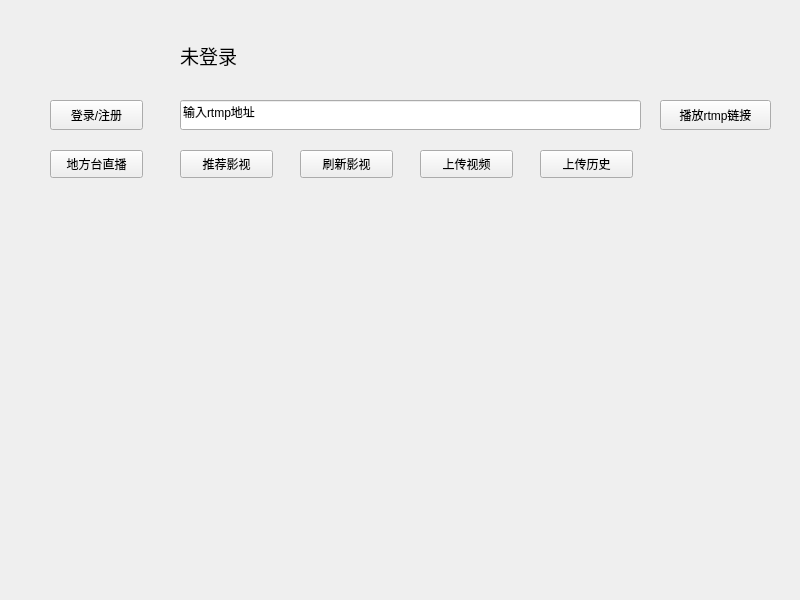
<?xml version="1.0" encoding="UTF-8"?>
<ui version="4.0">
 <class>OnlineDialog</class>
 <widget class="QDialog" name="OnlineDialog">
  <property name="geometry">
   <rect>
    <x>0</x>
    <y>0</y>
    <width>800</width>
    <height>600</height>
   </rect>
  </property>
  <property name="minimumSize">
   <size>
    <width>800</width>
    <height>600</height>
   </size>
  </property>
  <property name="maximumSize">
   <size>
    <width>800</width>
    <height>600</height>
   </size>
  </property>
  <property name="windowTitle">
   <string>Dialog</string>
  </property>
  <widget class="QPushButton" name="pb_icon">
   <property name="geometry">
    <rect>
     <x>60</x>
     <y>20</y>
     <width>60</width>
     <height>60</height>
    </rect>
   </property>
   <property name="text">
    <string/>
   </property>
   <property name="icon">
    <iconset resource="resource.qrc">
     <normaloff>:/tb/fgroup.png</normaloff>:/tb/fgroup.png</iconset>
   </property>
   <property name="iconSize">
    <size>
     <width>60</width>
     <height>60</height>
    </size>
   </property>
   <property name="flat">
    <bool>true</bool>
   </property>
  </widget>
  <widget class="QLabel" name="lb_name">
   <property name="geometry">
    <rect>
     <x>180</x>
     <y>40</y>
     <width>300</width>
     <height>30</height>
    </rect>
   </property>
   <property name="font">
    <font>
     <pointsize>14</pointsize>
    </font>
   </property>
   <property name="text">
    <string>未登录</string>
   </property>
  </widget>
  <widget class="QPushButton" name="pb_login">
   <property name="geometry">
    <rect>
     <x>50</x>
     <y>100</y>
     <width>93</width>
     <height>30</height>
    </rect>
   </property>
   <property name="text">
    <string>登录/注册</string>
   </property>
  </widget>
  <widget class="QLineEdit" name="le_rtmpUrl">
   <property name="geometry">
    <rect>
     <x>180</x>
     <y>100</y>
     <width>461</width>
     <height>30</height>
    </rect>
   </property>
   <property name="text">
    <string>输入rtmp地址</string>
   </property>
   <property name="clearButtonEnabled">
    <bool>false</bool>
   </property>
  </widget>
  <widget class="QPushButton" name="pb_rtmpPlay">
   <property name="geometry">
    <rect>
     <x>660</x>
     <y>100</y>
     <width>111</width>
     <height>30</height>
    </rect>
   </property>
   <property name="text">
    <string>播放rtmp链接</string>
   </property>
  </widget>
  <widget class="QPushButton" name="pb_tvShow">
   <property name="geometry">
    <rect>
     <x>50</x>
     <y>150</y>
     <width>93</width>
     <height>28</height>
    </rect>
   </property>
   <property name="text">
    <string>地方台直播</string>
   </property>
  </widget>
  <widget class="QPushButton" name="pb_video">
   <property name="geometry">
    <rect>
     <x>180</x>
     <y>150</y>
     <width>93</width>
     <height>28</height>
    </rect>
   </property>
   <property name="text">
    <string>推荐影视</string>
   </property>
  </widget>
  <widget class="QPushButton" name="pb_fresh">
   <property name="geometry">
    <rect>
     <x>300</x>
     <y>150</y>
     <width>93</width>
     <height>28</height>
    </rect>
   </property>
   <property name="text">
    <string>刷新影视</string>
   </property>
  </widget>
  <widget class="QPushButton" name="pb_upload">
   <property name="geometry">
    <rect>
     <x>420</x>
     <y>150</y>
     <width>93</width>
     <height>28</height>
    </rect>
   </property>
   <property name="text">
    <string>上传视频</string>
   </property>
  </widget>
  <widget class="QPushButton" name="pb_uploadHistory">
   <property name="geometry">
    <rect>
     <x>540</x>
     <y>150</y>
     <width>93</width>
     <height>28</height>
    </rect>
   </property>
   <property name="text">
    <string>上传历史</string>
   </property>
  </widget>
  <widget class="QStackedWidget" name="sw_page">
   <property name="geometry">
    <rect>
     <x>0</x>
     <y>210</y>
     <width>801</width>
     <height>391</height>
    </rect>
   </property>
   <property name="currentIndex">
    <number>1</number>
   </property>
   <widget class="QWidget" name="page_1">
    <widget class="QPushButton" name="pb_tv1">
     <property name="geometry">
      <rect>
       <x>20</x>
       <y>0</y>
       <width>150</width>
       <height>120</height>
      </rect>
     </property>
     <property name="text">
      <string/>
     </property>
     <property name="icon">
      <iconset resource="resource.qrc">
       <normaloff>:/tb/hn.jpg</normaloff>:/tb/hn.jpg</iconset>
     </property>
     <property name="iconSize">
      <size>
       <width>150</width>
       <height>100</height>
      </size>
     </property>
    </widget>
    <widget class="QPushButton" name="pb_tv2">
     <property name="geometry">
      <rect>
       <x>170</x>
       <y>0</y>
       <width>150</width>
       <height>120</height>
      </rect>
     </property>
     <property name="text">
      <string/>
     </property>
     <property name="icon">
      <iconset resource="resource.qrc">
       <normaloff>:/tb/gx.jpg</normaloff>:/tb/gx.jpg</iconset>
     </property>
     <property name="iconSize">
      <size>
       <width>150</width>
       <height>100</height>
      </size>
     </property>
    </widget>
    <widget class="QPushButton" name="pb_tv3">
     <property name="geometry">
      <rect>
       <x>320</x>
       <y>0</y>
       <width>150</width>
       <height>120</height>
      </rect>
     </property>
     <property name="text">
      <string/>
     </property>
     <property name="icon">
      <iconset resource="resource.qrc">
       <normaloff>:/tb/dfws.jpg</normaloff>:/tb/dfws.jpg</iconset>
     </property>
     <property name="iconSize">
      <size>
       <width>150</width>
       <height>100</height>
      </size>
     </property>
    </widget>
    <widget class="QPushButton" name="pb_tv4">
     <property name="geometry">
      <rect>
       <x>470</x>
       <y>0</y>
       <width>150</width>
       <height>120</height>
      </rect>
     </property>
     <property name="text">
      <string/>
     </property>
     <property name="icon">
      <iconset resource="resource.qrc">
       <normaloff>:/tb/zj.jpg</normaloff>:/tb/zj.jpg</iconset>
     </property>
     <property name="iconSize">
      <size>
       <width>150</width>
       <height>100</height>
      </size>
     </property>
    </widget>
    <widget class="QPushButton" name="pb_tv5">
     <property name="geometry">
      <rect>
       <x>620</x>
       <y>0</y>
       <width>150</width>
       <height>120</height>
      </rect>
     </property>
     <property name="text">
      <string/>
     </property>
     <property name="icon">
      <iconset resource="resource.qrc">
       <normaloff>:/tb/js.jpg</normaloff>:/tb/js.jpg</iconset>
     </property>
     <property name="iconSize">
      <size>
       <width>150</width>
       <height>100</height>
      </size>
     </property>
    </widget>
    <widget class="QPushButton" name="pb_tv10">
     <property name="geometry">
      <rect>
       <x>620</x>
       <y>130</y>
       <width>150</width>
       <height>120</height>
      </rect>
     </property>
     <property name="text">
      <string/>
     </property>
     <property name="icon">
      <iconset resource="resource.qrc">
       <normaloff>:/tb/jx.jpeg</normaloff>:/tb/jx.jpeg</iconset>
     </property>
     <property name="iconSize">
      <size>
       <width>150</width>
       <height>100</height>
      </size>
     </property>
    </widget>
    <widget class="QPushButton" name="pb_tv9">
     <property name="geometry">
      <rect>
       <x>470</x>
       <y>130</y>
       <width>150</width>
       <height>120</height>
      </rect>
     </property>
     <property name="text">
      <string/>
     </property>
     <property name="icon">
      <iconset resource="resource.qrc">
       <normaloff>:/tb/ah.jpg</normaloff>:/tb/ah.jpg</iconset>
     </property>
     <property name="iconSize">
      <size>
       <width>150</width>
       <height>100</height>
      </size>
     </property>
    </widget>
    <widget class="QPushButton" name="pb_tv6">
     <property name="geometry">
      <rect>
       <x>20</x>
       <y>130</y>
       <width>150</width>
       <height>120</height>
      </rect>
     </property>
     <property name="text">
      <string/>
     </property>
     <property name="icon">
      <iconset resource="resource.qrc">
       <normaloff>:/tb/hlj.jpg</normaloff>:/tb/hlj.jpg</iconset>
     </property>
     <property name="iconSize">
      <size>
       <width>150</width>
       <height>100</height>
      </size>
     </property>
    </widget>
    <widget class="QPushButton" name="pb_tv8">
     <property name="geometry">
      <rect>
       <x>320</x>
       <y>130</y>
       <width>150</width>
       <height>120</height>
      </rect>
     </property>
     <property name="text">
      <string/>
     </property>
     <property name="icon">
      <iconset resource="resource.qrc">
       <normaloff>:/tb/sd.jpg</normaloff>:/tb/sd.jpg</iconset>
     </property>
     <property name="iconSize">
      <size>
       <width>150</width>
       <height>100</height>
      </size>
     </property>
    </widget>
    <widget class="QPushButton" name="pb_tv7">
     <property name="geometry">
      <rect>
       <x>170</x>
       <y>130</y>
       <width>150</width>
       <height>120</height>
      </rect>
     </property>
     <property name="text">
      <string/>
     </property>
     <property name="icon">
      <iconset resource="resource.qrc">
       <normaloff>:/tb/ln.jpg</normaloff>:/tb/ln.jpg</iconset>
     </property>
     <property name="iconSize">
      <size>
       <width>150</width>
       <height>100</height>
      </size>
     </property>
    </widget>
    <widget class="QPushButton" name="pb_tv15">
     <property name="geometry">
      <rect>
       <x>620</x>
       <y>260</y>
       <width>150</width>
       <height>120</height>
      </rect>
     </property>
     <property name="text">
      <string/>
     </property>
     <property name="icon">
      <iconset resource="resource.qrc">
       <normaloff>:/tb/sz.png</normaloff>:/tb/sz.png</iconset>
     </property>
     <property name="iconSize">
      <size>
       <width>150</width>
       <height>100</height>
      </size>
     </property>
    </widget>
    <widget class="QPushButton" name="pb_tv14">
     <property name="geometry">
      <rect>
       <x>470</x>
       <y>260</y>
       <width>150</width>
       <height>120</height>
      </rect>
     </property>
     <property name="text">
      <string/>
     </property>
     <property name="icon">
      <iconset resource="resource.qrc">
       <normaloff>:/tb/nx.png</normaloff>:/tb/nx.png</iconset>
     </property>
     <property name="iconSize">
      <size>
       <width>150</width>
       <height>100</height>
      </size>
     </property>
    </widget>
    <widget class="QPushButton" name="pb_tv11">
     <property name="geometry">
      <rect>
       <x>20</x>
       <y>260</y>
       <width>150</width>
       <height>120</height>
      </rect>
     </property>
     <property name="text">
      <string/>
     </property>
     <property name="icon">
      <iconset resource="resource.qrc">
       <normaloff>:/tb/sc.png</normaloff>:/tb/sc.png</iconset>
     </property>
     <property name="iconSize">
      <size>
       <width>150</width>
       <height>100</height>
      </size>
     </property>
    </widget>
    <widget class="QPushButton" name="pb_tv12">
     <property name="geometry">
      <rect>
       <x>170</x>
       <y>260</y>
       <width>150</width>
       <height>120</height>
      </rect>
     </property>
     <property name="text">
      <string/>
     </property>
     <property name="icon">
      <iconset resource="resource.qrc">
       <normaloff>:/tb/tj.jpg</normaloff>:/tb/tj.jpg</iconset>
     </property>
     <property name="iconSize">
      <size>
       <width>150</width>
       <height>100</height>
      </size>
     </property>
    </widget>
    <widget class="QPushButton" name="pb_tv13">
     <property name="geometry">
      <rect>
       <x>320</x>
       <y>260</y>
       <width>150</width>
       <height>120</height>
      </rect>
     </property>
     <property name="text">
      <string/>
     </property>
     <property name="icon">
      <iconset resource="resource.qrc">
       <normaloff>:/tb/cq.png</normaloff>:/tb/cq.png</iconset>
     </property>
     <property name="iconSize">
      <size>
       <width>150</width>
       <height>100</height>
      </size>
     </property>
    </widget>
   </widget>
   <widget class="QWidget" name="page_2">
    <widget class="QMyMovieLabel" name="pb_play1" native="true">
     <property name="geometry">
      <rect>
       <x>20</x>
       <y>0</y>
       <width>150</width>
       <height>120</height>
      </rect>
     </property>
    </widget>
    <widget class="QMyMovieLabel" name="pb_play2" native="true">
     <property name="geometry">
      <rect>
       <x>170</x>
       <y>0</y>
       <width>150</width>
       <height>120</height>
      </rect>
     </property>
    </widget>
    <widget class="QMyMovieLabel" name="pb_play3" native="true">
     <property name="geometry">
      <rect>
       <x>320</x>
       <y>0</y>
       <width>150</width>
       <height>120</height>
      </rect>
     </property>
    </widget>
    <widget class="QMyMovieLabel" name="pb_play4" native="true">
     <property name="geometry">
      <rect>
       <x>470</x>
       <y>0</y>
       <width>150</width>
       <height>120</height>
      </rect>
     </property>
    </widget>
    <widget class="QMyMovieLabel" name="pb_play5" native="true">
     <property name="geometry">
      <rect>
       <x>620</x>
       <y>0</y>
       <width>150</width>
       <height>120</height>
      </rect>
     </property>
    </widget>
    <widget class="QMyMovieLabel" name="pb_play10" native="true">
     <property name="geometry">
      <rect>
       <x>620</x>
       <y>130</y>
       <width>150</width>
       <height>120</height>
      </rect>
     </property>
    </widget>
    <widget class="QMyMovieLabel" name="pb_play6" native="true">
     <property name="geometry">
      <rect>
       <x>20</x>
       <y>130</y>
       <width>150</width>
       <height>120</height>
      </rect>
     </property>
    </widget>
    <widget class="QMyMovieLabel" name="pb_play9" native="true">
     <property name="geometry">
      <rect>
       <x>470</x>
       <y>130</y>
       <width>150</width>
       <height>120</height>
      </rect>
     </property>
    </widget>
    <widget class="QMyMovieLabel" name="pb_play8" native="true">
     <property name="geometry">
      <rect>
       <x>320</x>
       <y>130</y>
       <width>150</width>
       <height>120</height>
      </rect>
     </property>
    </widget>
    <widget class="QMyMovieLabel" name="pb_play7" native="true">
     <property name="geometry">
      <rect>
       <x>170</x>
       <y>130</y>
       <width>150</width>
       <height>120</height>
      </rect>
     </property>
    </widget>
    <widget class="QMyMovieLabel" name="pb_play15" native="true">
     <property name="geometry">
      <rect>
       <x>620</x>
       <y>260</y>
       <width>150</width>
       <height>120</height>
      </rect>
     </property>
    </widget>
    <widget class="QMyMovieLabel" name="pb_play11" native="true">
     <property name="geometry">
      <rect>
       <x>20</x>
       <y>260</y>
       <width>150</width>
       <height>120</height>
      </rect>
     </property>
    </widget>
    <widget class="QMyMovieLabel" name="pb_play14" native="true">
     <property name="geometry">
      <rect>
       <x>470</x>
       <y>260</y>
       <width>150</width>
       <height>120</height>
      </rect>
     </property>
    </widget>
    <widget class="QMyMovieLabel" name="pb_play12" native="true">
     <property name="geometry">
      <rect>
       <x>170</x>
       <y>260</y>
       <width>150</width>
       <height>120</height>
      </rect>
     </property>
    </widget>
    <widget class="QMyMovieLabel" name="pb_play13" native="true">
     <property name="geometry">
      <rect>
       <x>320</x>
       <y>260</y>
       <width>150</width>
       <height>120</height>
      </rect>
     </property>
    </widget>
   </widget>
  </widget>
 </widget>
 <customwidgets>
  <customwidget>
   <class>QMyMovieLabel</class>
   <extends>QWidget</extends>
   <header location="global">qmymovielabel.h</header>
   <container>1</container>
  </customwidget>
 </customwidgets>
 <resources>
  <include location="resource.qrc"/>
 </resources>
 <connections/>
</ui>
